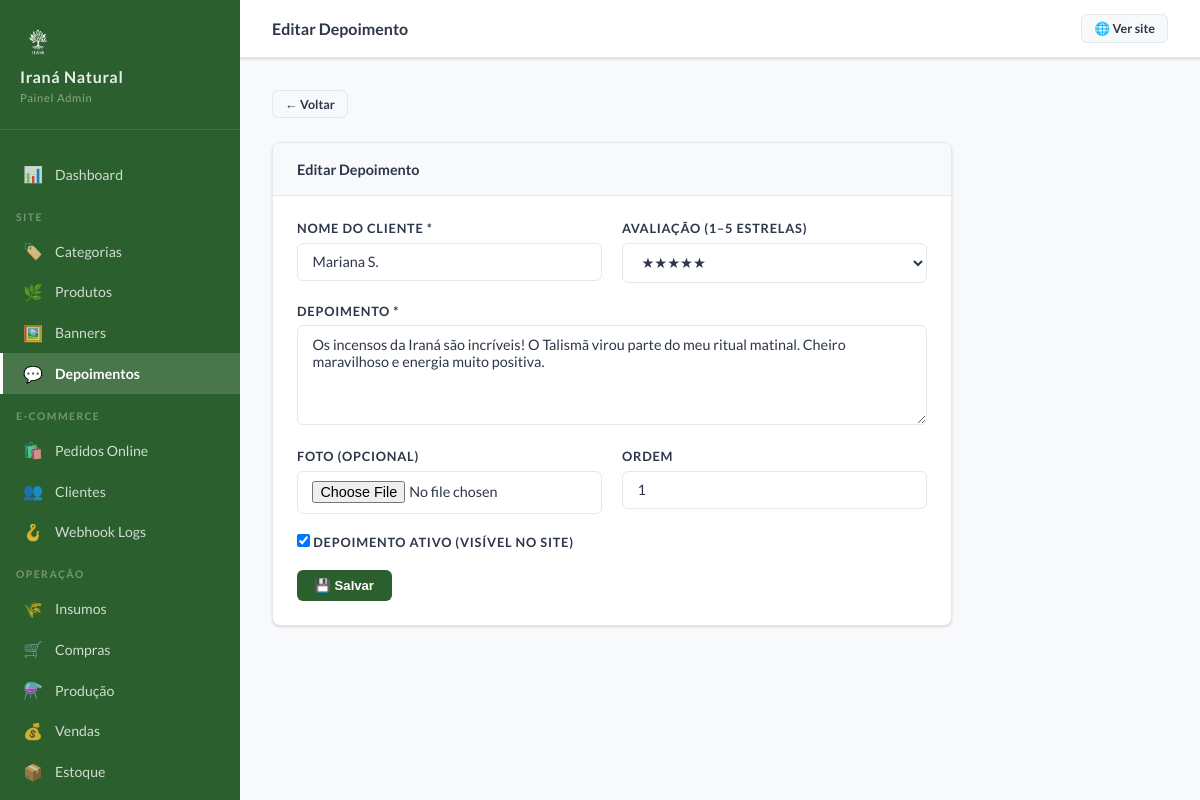
The app's page /admin/depoimentos/1/editar (signed in) with its own data.
### tables this page shows
CREATE TABLE IF NOT EXISTS `depoimentos` (
  `id` int unsigned NOT NULL AUTO_INCREMENT,
  `nome` varchar(100) NOT NULL,
  `texto` text NOT NULL,
  `avaliacao` tinyint NOT NULL DEFAULT '5' COMMENT '1 a 5 estrelas',
  `foto` varchar(255) DEFAULT NULL COMMENT 'Caminho relativo em uploads/depoimentos/',
  `ativo` tinyint(1) NOT NULL DEFAULT '1',
  `ordem` smallint NOT NULL DEFAULT '0',
  `criado_em` timestamp NOT NULL DEFAULT CURRENT_TIMESTAMP,
  PRIMARY KEY (`id`),
  KEY `idx_depoimentos_ativo_ordem` (`ativo`,`ordem`)
);

### admin/Controllers/AdminController.php (called while the page is built, shortened)
<?php
abstract class AdminController
{
    protected function render(string $view, array $data = []): void
    {
        extract($data);
        $viewFile   = ROOT . "/admin/Views/{$view}.php";
        require $viewFile;
    }
}

### admin/Controllers/DepoimentosController.php (called while the page is built, shortened)
<?php
class DepoimentosController extends AdminController
{
    private Depoimento $model;
    public function __construct() { $this->model = new Depoimento(); }
    public function editar(int $id): void
    {
        $dep = $this->model->findById($id);
        $this->render('depoimentos/form', compact('dep', 'flash'));
    }
}

### app/Core/Database.php (called while the page is built, shortened)
<?php
class Database
{
    private static ?PDO $instance = null;
    public static function getInstance(): PDO
    {
        if (self::$instance === null) {
            try {
                $dsn = 'mysql:host=' . DB_HOST . ';dbname=' . DB_NAME . ';charset=' . DB_CHARSET;
                self::$instance = new PDO($dsn, DB_USER, DB_PASS, [
                    PDO::ATTR_ERRMODE            => PDO::ERRMODE_EXCEPTION,
                    PDO::ATTR_DEFAULT_FETCH_MODE => PDO::FETCH_ASSOC,
                    PDO::ATTR_EMULATE_PREPARES   => false,
                ]);
            } catch (PDOException $e) {
                die('Erro de conexão com o banco de dados: ' . $e->getMessage());
            }
        }
        return self::$instance;
    }
}

### app/Core/Model.php (called while the page is built, shortened)
<?php
abstract class Model
{
    protected PDO $db;
    protected string $table;
    public function __construct()
    {
        $this->db = Database::getInstance();
    }
    public function findById(int $id): ?array
    {
        $stmt = $this->db->prepare("SELECT * FROM {$this->table} WHERE id = ?");
        $stmt->execute([$id]);
        $result = $stmt->fetch();
        return $result ?: null;
    }
}

### admin/Views/depoimentos/form.php (the view, shortened to what this page needs)
<?php $pageTitle = $dep ? 'Editar Depoimento' : 'Novo Depoimento'; ?>
<a href="/admin/depoimentos" class="adm-btn adm-btn-secondary adm-btn-sm" style="margin-bottom:1.5rem;display:inline-flex">← Voltar</a>
<div class="adm-card" style="max-width:680px">
    <div class="adm-card-header"><span class="adm-card-title"><?= $pageTitle ?></span></div>
    <div class="adm-card-body">
        <form method="POST" action="/admin/depoimentos/<?= $dep ? $dep['id'] . '/editar' : 'novo' ?>" enctype="multipart/form-data">
            <div class="adm-form-grid adm-form-grid-2">
                <div class="adm-form-group">
                    <label>Nome do Cliente *</label>
                    <input type="text" name="nome" required value="<?= htmlspecialchars($dep['nome'] ?? '', ENT_QUOTES, 'UTF-8') ?>">
                </div>
                <div class="adm-form-group">
                    <label>Avaliação (1–5 estrelas)</label>
                    <select name="avaliacao">
                        <?php for ($s = 5; $s >= 1; $s--): ?>
                        <option value="<?= $s ?>" <?= ($dep['avaliacao'] ?? 5) == $s ? 'selected' : '' ?>><?= str_repeat('★',$s) ?></option>
                        <?php endfor; ?>
                    </select>
                </div>
            </div>
            <div class="adm-form-group">
                <label>Depoimento *</label>
                <textarea name="texto" rows="4" required><?= htmlspecialchars($dep['texto'] ?? '', ENT_QUOTES, 'UTF-8') ?></textarea>
            </div>
            <div class="adm-form-grid adm-form-grid-2">
                <div class="adm-form-group">
                    <label>Foto (opcional)</label>
                    <input type="file" name="foto" accept="image/jpeg,image/png,image/webp">
                </div>
                <div class="adm-form-group">
                    <label>Ordem</label>
                    <input type="number" name="ordem" value="<?= $dep['ordem'] ?? 0 ?>" min="0">
                </div>
            </div>
            <div class="adm-form-group">
                <label class="adm-switch">
                    <input type="checkbox" name="ativo" <?= ($dep['ativo'] ?? 1) ? 'checked' : '' ?>>
                    Depoimento ativo (visível no site)
                </label>
            </div>
            <button type="submit" class="adm-btn adm-btn-primary">💾 Salvar</button>
        </form>
    </div>
</div>

### assets/css/admin.css (style rules this page uses)
:root { --adm-sidebar-w: 240px; --adm-verde: #2C5F2E; --adm-verde-hover: #3a7a3d; --adm-bege: #F5EFE3; --adm-branco: #FFFFFF; --adm-cinza-claro: #F8F9FA; --adm-cinza-borda: #E2E8F0; --adm-texto: #2D3748; --adm-texto-medio: #718096; --adm-sucesso: #38A169; --adm-erro: #E53E3E; --adm-aviso: #D69E2E; --adm-sombra: 0 1px 3px rgba(0,0,0,0.1), 0 1px 2px rgba(0,0,0,0.06); }
*, *::before, *::after { box-sizing: border-box; margin: 0; padding: 0; }
body { font-family: 'Lato', sans-serif; font-size: 14px; color: var(--adm-texto); background: var(--adm-cinza-claro); }
.adm-card { background: var(--adm-branco); border-radius: 8px; box-shadow: var(--adm-sombra); border: 1px solid var(--adm-cinza-borda); margin-bottom: 1.5rem; overflow: hidden; }
.adm-card-header { padding: 1.1rem 1.5rem; border-bottom: 1px solid var(--adm-cinza-borda); display: flex; align-items: center; justify-content: space-between; background: var(--adm-cinza-claro); }
.adm-card-title { font-size: 0.9rem; font-weight: 700; color: var(--adm-texto); }
.adm-card-body { padding: 1.5rem; }
.adm-btn { display: inline-flex; align-items: center; gap: 0.4rem; padding: 0.5rem 1.1rem; border-radius: 6px; font-size: 0.82rem; font-weight: 700; cursor: pointer; border: none; text-decoration: none; transition: all 0.2s; white-space: nowrap; }
.adm-btn-primary { background: var(--adm-verde); color: white; }
.adm-btn-secondary { background: var(--adm-cinza-claro); color: var(--adm-texto); border: 1px solid var(--adm-cinza-borda); }
.adm-btn-sm { padding: 0.35rem 0.75rem; font-size: 0.78rem; }
.adm-form-group { margin-bottom: 1.25rem; }
.adm-form-group label { display: block; font-size: 0.8rem; font-weight: 700; color: var(--adm-texto); margin-bottom: 0.4rem; text-transform: uppercase; letter-spacing: 0.06em; }
.adm-form-group input, .adm-form-group select, .adm-form-group textarea { width: 100%; padding: 0.6rem 0.9rem; border: 1.5px solid var(--adm-cinza-borda); border-radius: 6px; font-family: inherit; font-size: 0.9rem; color: var(--adm-texto); background: var(--adm-branco); transition: border-color 0.2s; outline: none; }
.adm-form-group textarea { min-height: 100px; resize: vertical; }
.adm-form-grid { display: grid; gap: 1.25rem; }
.adm-form-grid-2 { grid-template-columns: 1fr 1fr; }
.adm-switch { display: flex; align-items: center; gap: 0.75rem; cursor: pointer; font-size: 0.88rem; }
.adm-switch input { width: auto; }

### records on screen
depoimentos: nome "Mariana S.", avaliacao "★★★★★", texto "Os incensos da Iraná são incríveis! O Talismã virou parte do meu ritual matinal. Cheiro maravilhoso e energia muito positiva.", ordem "1", ativo "☑"

### other values on screen
APP_NAME "Iraná Natural"
$pageTitle "Editar Depoimento"
